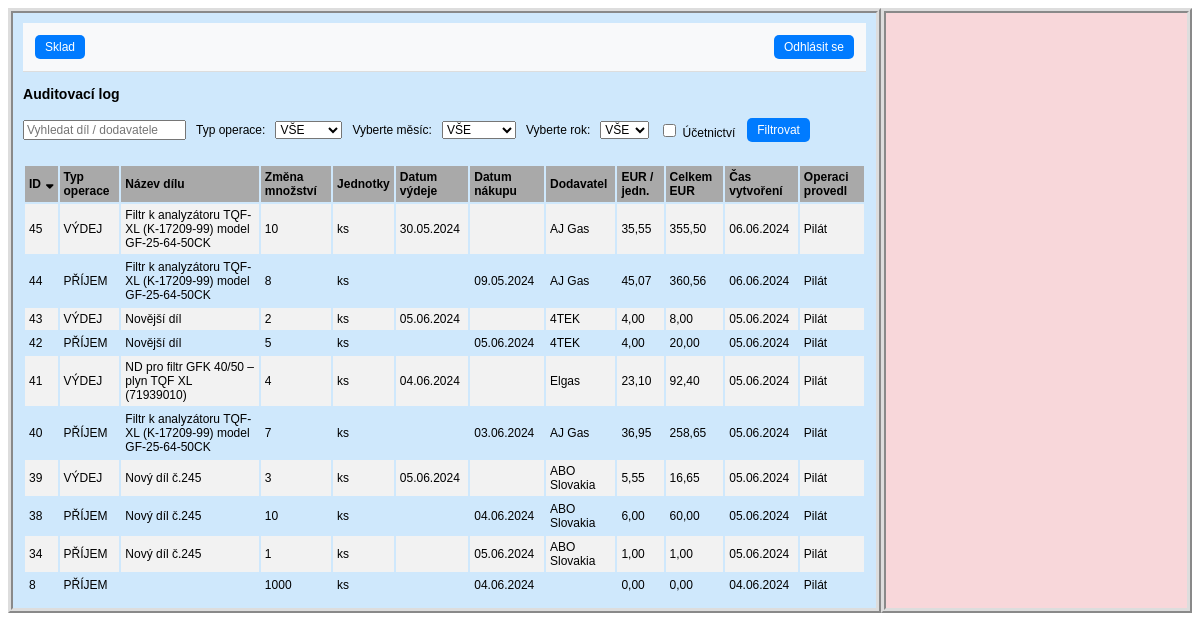
Page /sklad/audit_logs/ (signed in) on the earlier database version.
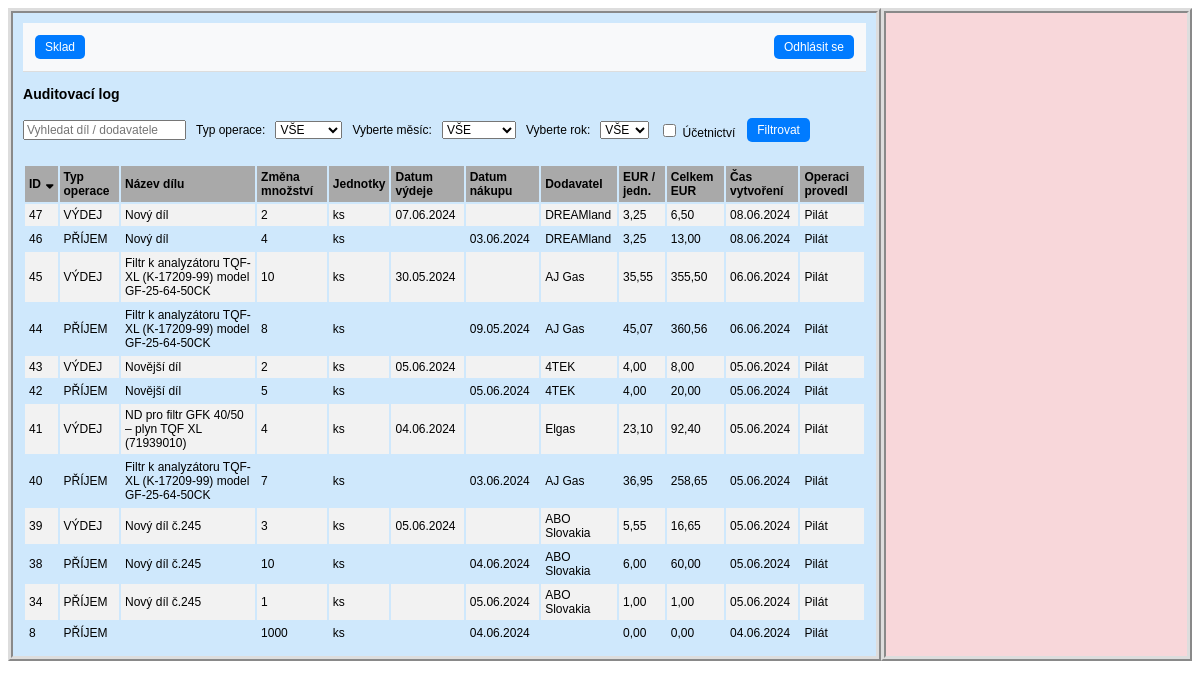
Same page on the later database version.
### hpm_sklad/models.py (models this page shows, shortened)
class AuditLog(models.Model):
    class Meta:
        verbose_name_plural = "Auditovací logy"
        ordering = ["-id"]
    MOVEMENT_CHOICES = [
        ('PŘÍJEM', 'Příjem'),
        ('VÝDEJ', 'Výdej')
    ]
    JEDNOTKY_CHOICES = [
        ('ks', 'kus'),
        ('kg', 'kilogram'),
        ('par', 'pár'),
        ('l', 'litr'),
        ('m', 'metr'),
        ('baleni', 'balení'),
    ]
    ucetnictvi = models.BooleanField(verbose_name="Účetnictví")
    evidencni_cislo = models.ForeignKey(Sklad, on_delete=models.CASCADE, verbose_name="Evidenční číslo")
    interne_cislo = models.IntegerField(null=True, verbose_name="Číslo karty")
    objednano = models.CharField(max_length=100, null=True, blank=True, verbose_name="Objednáno?")
    nazev_dilu = models.CharField(max_length=100, verbose_name="Název dílu", db_index=True)
    zmena_mnozstvi = models.IntegerField(verbose_name="Změna množství")
    mnozstvi = models.PositiveIntegerField(verbose_name="Množství")
    jednotky = models.CharField(max_length=10, choices=JEDNOTKY_CHOICES, default='ks', verbose_name="Jednotky")
    typ_operace = models.CharField(max_length=10, choices=MOVEMENT_CHOICES, verbose_name="Typ operace")
    pouzite_zarizeni = models.CharField(max_length=70, null=True, verbose_name="Pro zařízení")
    umisteni = models.CharField(max_length=25, verbose_name="Umístění")
    dodavatel = models.CharField(max_length=70, verbose_name="Dodavatel")
    datum_vydeje = models.DateField(null=True, blank=True, verbose_name="Datum výdeje")
    datum_nakupu = models.DateField(null=True, blank=True, verbose_name="Datum nákupu")
    cislo_objednavky = models.CharField(max_length=20, null=True, blank=True, verbose_name="Číslo objednávky")
    jednotkova_cena_eur = models.FloatField(default=0.0, verbose_name="EUR/jednotka")
    celkova_cena_eur = models.FloatField(default=0.0, verbose_name="Celkem EUR")
    cas_vytvoreni = models.DateTimeField(auto_now_add=True, verbose_name="Čas vytvoření")
    operaci_provedl = models.ForeignKey(User, on_delete=models.CASCADE, verbose_name="Operaci provedl")
    poznamka = models.CharField(null=True, blank=True, max_length=200, verbose_name="Poznámka")

### hpm_sklad/views.py (the view)
# urls.py: path('sklad/audit_logs/', views.AuditLogListView.as_view(), name='audit_log'),
class AuditLogListView(LoginRequiredMixin, ListView):
    model = AuditLog
    template_name = 'hpm_sklad/audit_log.html'  # Zajistěte, že tato cesta je správná
    paginate_by = 25
    def get_context_data(self, **kwargs):
        context = super().get_context_data(**kwargs)
        selected_id = self.request.GET.get('selected', None)
        if selected_id:
            context['selected_item'] = get_object_or_404(AuditLog, id=selected_id)
        else:
            context['selected_item'] = None
        current_year = datetime.datetime.now().year
        context['years'] = range(current_year, 2023, -1)
        context.update({
            'sort': self.request.GET.get('sort', 'id'),
            'order': self.request.GET.get('order', 'down'),
            'query': self.request.GET.get('query', ''),
            'typ_operace': self.request.GET.get('typ_operace', 'VŠE'),
            'month': self.request.GET.get('month', 'VŠE'),
            'year': self.request.GET.get('year', 'VŠE'),
            'ucetnictvi': self.request.GET.get('ucetnictvi', ''),
        })
        return context
    def get_queryset(self):
        queryset = AuditLog.objects.all()
        query = self.request.GET.get('query', '')
        sort = self.request.GET.get('sort', 'id')
        order = self.request.GET.get('order', 'down')
        if query:
            queryset = queryset.filter(
                Q(nazev_dilu__icontains=query) | Q(dodavatel__icontains=query)
            )
        if self.request.GET.get('ucetnictvi', '') == 'on':
            queryset = queryset.filter(ucetnictvi=True)
        typ_operace = self.request.GET.get('typ_operace', 'VŠE')
        if typ_operace != 'VŠE':
            queryset = queryset.filter(typ_operace=typ_operace)
        month = self.request.GET.get('month', 'VŠE')
        year = self.request.GET.get('year', 'VŠE')
        if month != 'VŠE' and year != 'VŠE':
            queryset = queryset.filter(
                Q(datum_vydeje__year=year, datum_vydeje__month=month) |
                Q(datum_nakupu__year=year, datum_nakupu__month=month)
            )
        if order == 'down':
            sort = f"-{sort}"
        queryset = queryset.order_by(sort)
        return queryset

### hpm_sklad/templatetags/custom_filters.py (called while the page is built)
@register.filter
def url_remove_param(querystring, params):
    params = params.split(',')
    new_querystring = '&'.join(
        f"{key}={value}"
        for part in querystring.split('&')
        if '=' in part and (key := part.split('=')[0]) not in params and (value := part.split('=')[1])
    )
    return new_querystring

### hpm_sklad/templates/hpm_sklad/audit_log.html (shortened to what this page needs)
{% extends "hpm_sklad/base_left_right_column.html" %}
{% load static %}
{% load custom_filters %}
{% block navbar %}
<nav class="navbar">
    <div class="navbar-left">
        <a class="button nav-item" href="{% url 'sklad' %}">Sklad</a>
    </div>
    <div class="navbar-right">
        {% include "hpm_sklad/login.html" %}
    </div>
</nav>
{% endblock %}
{% block left_content %}
    <h3 class="text-center">Auditovací log</h3>
    <form method="GET" action="" class="search-form">
        <div class="search-group">
            <input class="search" type="text" name="query" placeholder="Vyhledat díl / dodavatele" value="{{ request.GET.query }}">
            <label for="typ_operace">Typ operace:</label>
            <select name="typ_operace" class="search" id="typ_operace">
                <option value="VŠE" {% if request.GET.typ_operace == 'VŠE' or not request.GET.typ_operace %}selected{% endif %}>VŠE</option>
            </select>
            <label for="month">Vyberte měsíc:</label>
            <select name="month" id="month" class="search">
                <option value="VŠE" {% if request.GET.month == 'VŠE' or not request.GET.month %}selected{% endif %}>VŠE</option>
            </select>
            <label for="year">Vyberte rok:</label>
            <select name="year" id="year" class="search">
                <option value="VŠE" {% if request.GET.year == 'VŠE' or not request.GET.year %}selected{% endif %}>VŠE</option>
            </select>
            <label>
                <input type="checkbox" name="ucetnictvi" {% if request.GET.ucetnictvi == 'on' %}checked{% endif %}> Účetnictví
            </label>
            <button class="search nav-item" type="submit">Filtrovat</button>
        </div>
    </form>
    <div class="container-log">
        <table class="table table-bordered">
            <thead class="thead-light">
                <tr>
                    {% with request.GET.urlencode as querystring %}
                        <th>
                            <a href="?sort=id&order={% if request.GET.sort == 'id' and request.GET.order == 'up' %}down{% else %}up{% endif %}&{{ querystring|url_remove_param:'sort,order' }}">
                                ID
                                {% if not request.GET.sort %}
                                    <i class="fas fa-sort-down"></i>
                                {% endif %}
                            </a>
                        </th>
                        <th>
                            <a href="?sort=typ_operace&order={% if request.GET.sort == 'typ_operace' and request.GET.order == 'up' %}down{% else %}up{% endif %}&{{ querystring|url_remove_param:'sort,order' }}">
                                Typ operace
                            </a>
                        </th>
                        <th>
                            <a href="?sort=nazev_dilu&order={% if request.GET.sort == 'nazev_dilu' and request.GET.order == 'up' %}down{% else %}up{% endif %}&{{ querystring|url_remove_param:'sort,order' }}">
                                Název dílu
                            </a>
                        </th>
                        <th>
                            <a href="?sort=zmena_mnozstvi&order={% if request.GET.sort == 'zmena_mnozstvi' and request.GET.order == 'up' %}down{% else %}up{% endif %}&{{ querystring|url_remove_param:'sort,order' }}">
                                Změna množství
                            </a>
                        </th>
                        <th>
                            <a href="?sort=jednotky&order={% if request.GET.sort == 'jednotky' and request.GET.order == 'up' %}down{% else %}up{% endif %}&{{ querystring|url_remove_param:'sort,order' }}">
                                Jednotky
                            </a>
                        </th>
                        <th>
                            <a href="?sort=datum_vydeje&order={% if request.GET.sort == 'datum_vydeje' and request.GET.order == 'up' %}down{% else %}up{% endif %}&{{ querystring|url_remove_param:'sort,order' }}">
                                Datum výdeje
                            </a>
                        </th>
                        <th>
                            <a href="?sort=datum_nakupu&order={% if request.GET.sort == 'datum_nakupu' and request.GET.order == 'up' %}down{% else %}up{% endif %}&{{ querystring|url_remove_param:'sort,order' }}">
                                Datum nákupu
                            </a>
                        </th>
                        <th>
                            <a href="?sort=dodavatel&order={% if request.GET.sort == 'dodavatel' and request.GET.order == 'up' %}down{% else %}up{% endif %}&{{ querystring|url_remove_param:'sort,order' }}">
                                Dodavatel
                            </a>
                        </th>
                        <th>
                            <a href="?sort=jednotkova_cena_eur&order={% if request.GET.sort == 'jednotkova_cena_eur' and request.GET.order == 'up' %}down{% else %}up{% endif %}&{{ querystring|url_remove_param:'sort,order' }}">
                                EUR / jedn.
                            </a>
                        </th>
                        <th>
                            <a href="?sort=celkova_cena_eur&order={% if request.GET.sort == 'celkova_cena_eur' and request.GET.order == 'up' %}down{% else %}up{% endif %}&{{ querystring|url_remove_param:'sort,order' }}">
                                Celkem EUR
                            </a>
                        </th>
                        <th>
                            <a href="?sort=cas_vytvoreni&order={% if request.GET.sort == 'cas_vytvoreni' and request.GET.order == 'up' %}down{% else %}up{% endif %}&{{ querystring|url_remove_param:'sort,order' }}">
                                Čas vytvoření
                            </a>
                        </th>
                        <th>
                            <a href="?sort=operaci_provedl&order={% if request.GET.sort == 'operaci_provedl' and request.GET.order == 'up' %}down{% else %}up{% endif %}&{{ querystring|url_remove_param:'sort,order' }}">
                                Operaci provedl
                            </a>
                        </th>
                    {% endwith %}
                </tr>
            </thead>
            <tbody class="show-pointer">
                {% for item in object_list %}
                    <tr data-id="{{ item.id }}" data-detail-url="{% url 'detail_audit_log' item.id %}" onclick="loadDetail('{% url 'detail_audit_log' item.id %}', '{{ item.id }}')"
                    {% if item.id == selected_item.id %} class="selected-row"{% endif %}>
                        <td>{{ item.id }}</td>
                        <td>{{ item.typ_operace }}</td>
                        <td>{{ item.nazev_dilu|truncatechars:60 }}</td>
                        <td>{{ item.zmena_mnozstvi }}</td>
                        <td>{{ item.jednotky }}</td>
                        <td>{{ item.datum_vydeje | date:"d.m.Y" }}</td>
                        <td>{{ item.datum_nakupu | date:"d.m.Y" }}</td>
                        <td>{{ item.dodavatel|truncatechars:20 }}</td>
                        <td>{{ item.jednotkova_cena_eur|floatformat:2 }}</td>
                        <td>{{ item.celkova_cena_eur|floatformat:2 }}</td>
                        <td>{{ item.cas_vytvoreni|date:"d.m.Y" }}</td>
                        <td>{{ item.operaci_provedl.last_name }}</td>
                    </tr>
                {% endfor %}
            </tbody>
        </table>
    </div>
{% endblock %}

### hpm_sklad/templates/hpm_sklad/base_left_right_column.html (shortened to what this page needs)
{% load static %}
<!DOCTYPE html>
<html>
    <head>
        <link rel="stylesheet" type="text/css" href="{% static 'css/style.css' %}">
        <link rel="stylesheet" href="https://cdnjs.cloudflare.com/ajax/libs/font-awesome/6.5.2/css/all.min.css">
    </head>
    <body>
        <main class="app">
            <div class="left-column">
                 <header>
                    {% block navbar %}{% endblock %}
                </header>
                {% block left_content %}{% endblock %}
            </div>
            <div class="right-column" id="detail">
            </div>
        </main>
    </body>
</html>

### hpm_sklad/templates/hpm_sklad/login.html
{% if user.is_authenticated %}
    <a class="button nav-item" href="{% url 'logout' %}">Odhlásit se</a>
{% else %}
    <a class="button nav-item" href="{% url 'login' %}">Přihlásit se</a>
    <a class="button nav-item" href="{% url 'signup' %}">Registrace</a>
{% endif %}

### hpm_sklad/templates/hpm_sklad/pagination.html (shortened to what this page needs)
{% load custom_filters %}

### hpm_sklad/static/css/style.css (style rules this page uses)
body { font-size: 12px; font-family: arial; }
th, td { padding: 4px; text-align: left; }
tbody tr:nth-child(odd) { background-color: #ffffff; }
tbody tr:nth-child(odd) { background-color: #f2f2f2; }
thead th { background-color: #A9A9A9; }
.table th a { color: inherit; text-decoration: none; display: inline-flex; align-items: center; }
.table th a .fa-sort-up, .table th a .fa-sort-down { margin-left: 5px; }
.show-pointer { cursor: pointer; }
.app { display: flex; flex-direction: row; width: 100%; margin: 0; padding: 0; }
.left-column { flex: 75; margin: 0; padding: 10px; border: 5px ridge #ddd; background-color: #cfe8fc; }
.right-column { flex: 25; margin: 0; padding: 10px; border: 5px ridge #ddd; background-color: #f8d7da; }
.search { font-size: 12px; font-family: arial; }
.nav-item, .button-link { display: inline-block; padding: 5px 10px; margin: 2px; background-color: #007BFF; color: white; text-align: center; text-decoration: none; border-radius: 5px; border: none; transition: background-color 0.3s, color 0.3s; }
.navbar { display: flex; justify-content: space-between; align-items: center; padding: 10px; gap: 10px; margin-bottom: 5px; background-color: #f8f9fa; border-bottom: 1px solid #ddd; }
.navbar-left { flex-grow: 1; }
.navbar-right { flex-grow: 0; margin-left: auto; }
.search-form { margin-bottom: 20px; }
.search-group { display: flex; align-items: center; gap: 10px; }

Differences in the rows shown:
added AuditLog: id "47", typ_operace "VÝDEJ", nazev_dilu "Nový díl", zmena_mnozstvi "2", jednotky "ks", datum_vydeje "07.06.2024", dodavatel "DREAMland", jednotkova_cena_eur "3,25", celkova_cena_eur "6,50", cas_vytvoreni "08.06.2024", operaci_provedl.last_name "Pilát"
added AuditLog: id "46", typ_operace "PŘÍJEM", nazev_dilu "Nový díl", zmena_mnozstvi "4", jednotky "ks", datum_nakupu "03.06.2024", dodavatel "DREAMland", jednotkova_cena_eur "3,25", celkova_cena_eur "13,00", cas_vytvoreni "08.06.2024", operaci_provedl.last_name "Pilát"
